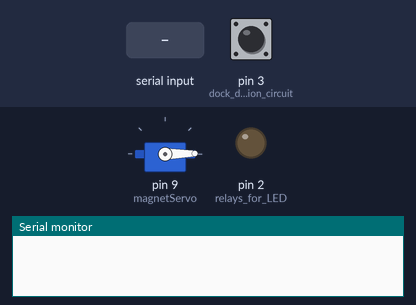
Simulated run of this sketch. Board: Arduino Uno, built with avr-gcc and run on an emulated ATmega328P. Parts: servo, output pins drawn as LEDs (lit = HIGH), the last lines printed to the serial monitor. Inputs (shaded band) come from the test bench; at power-on: pin 3 (dock_detection_circuit) HIGH.

Above: at 1.2 s.
1.3 s: "0" received over Serial
At 1.8 s:
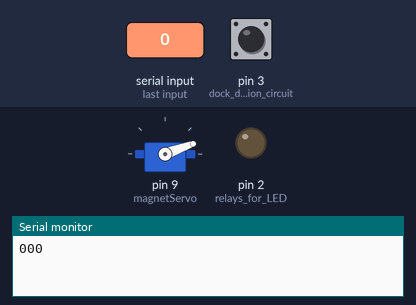
2.8 s: "2" received over Serial
At 3.6 s:
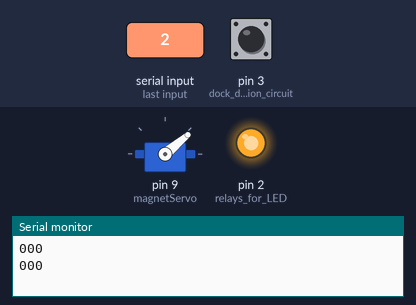
4.3 s: "3" received over Serial
At 4.7 s:
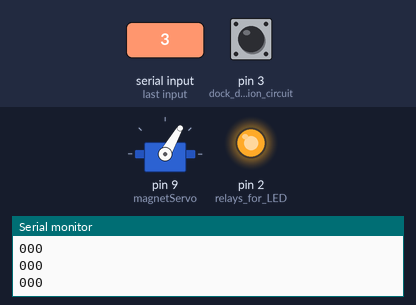
Timing chart, 0 to 7.3 s (numbered marks = the images above; inputs shaded):
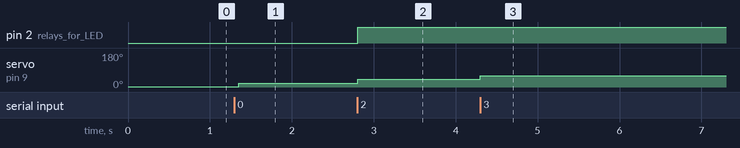

Measured:
- after the input at 1.3 s, servo on pin 9 (magnetServo): 1° → 20° after 0.05 s
- after the input at 2.8 s, pin 2 (relays_for_LED): LOW → HIGH at once; servo on pin 9 (magnetServo): 20° → 40° at once
- after the input at 4.3 s, servo on pin 9 (magnetServo): 40° → 60° at once

The sketch:

Docking.ino
```cpp
#include <Servo.h>

Servo magnetServo;
int val = 2;

void setup(){
  Serial.begin(9600);
  pinMode(2, OUTPUT); //relays for LED
  pinMode(3, INPUT); //dock detection circuit
  magnetServo.attach(9);
  magnetServo.write(1);
  digitalWrite(2, LOW);
}

void loop(){
  if (val == 2){
    val = digitalRead(3);
  }

  else if (val != digitalRead(3)){
    val = digitalRead(3);

    if (val == HIGH){
      Serial.println("ON");
      Serial.println("000"); //healthy
    }

    else if (val == LOW){
      Serial.println("OFF");
      Serial.println("000"); //healthy
    }

    else{
      Serial.println("003"); //Something is wrong with the detection circuit
    }
  }

  else{}

  if (Serial.available()){
    char i = Serial.read();

    if (i == '0'){
      digitalWrite(2, LOW);
      magnetServo.write(20);
      Serial.println("000"); //healthy
    }

    else if (i == '1'){
      digitalWrite(2, LOW);
      magnetServo.write(30);
      Serial.println("000"); //healthy
    }

    else if (i == '2'){
      digitalWrite(2, HIGH);
      magnetServo.write(40);
      Serial.println("000"); //healthy
    }

    else if (i == '3'){
      digitalWrite(2, HIGH);
      magnetServo.write(60);
      Serial.println("000"); //healthy
    }

    else{
      Serial.println("002"); //Something is wrong with the RPi Communication
    }
  }
  delay(50);
}
```
